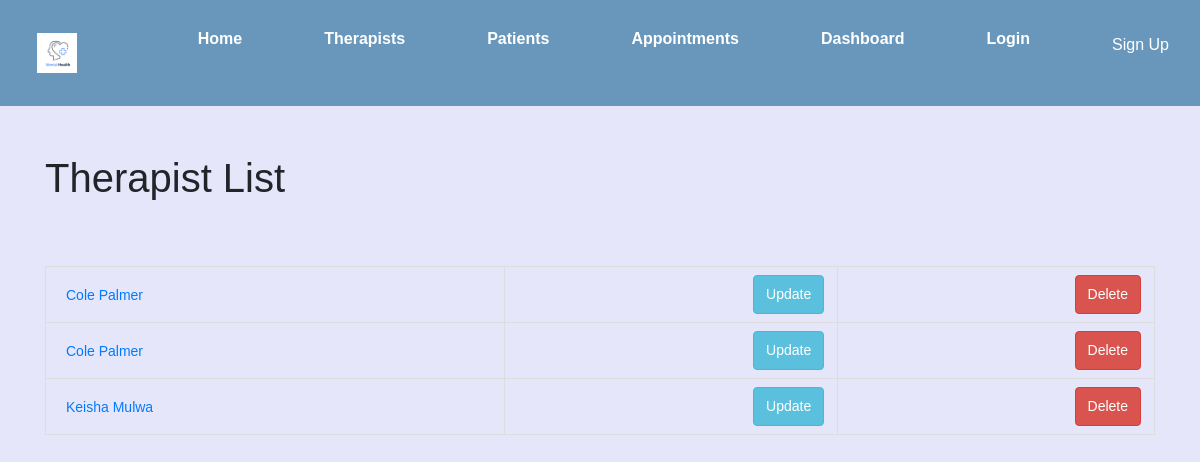
Page /catalog/therapist/ on the earlier database version.
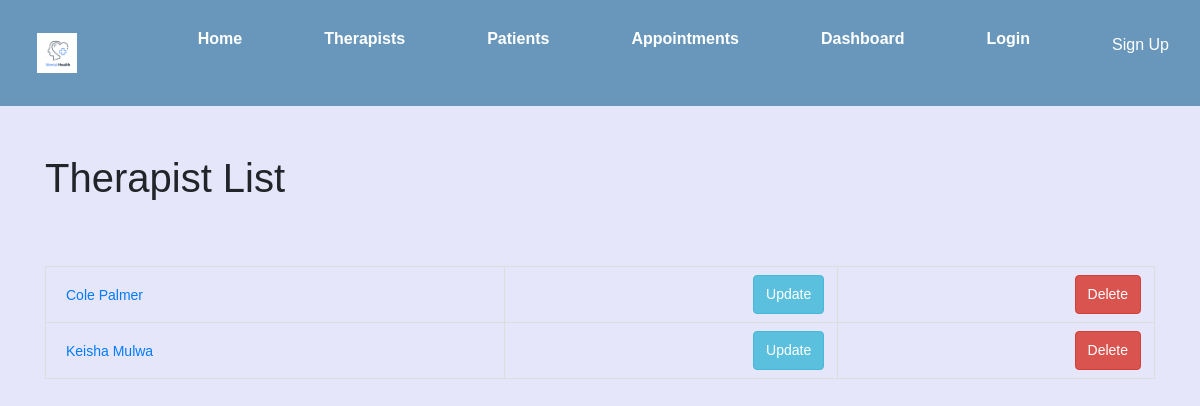
Same page on the later database version.
### catalog/models.py (models this page shows, shortened)
class Therapist(models.Model):
    therapist_id = models.AutoField(primary_key=True)
    name = models.CharField(max_length=100)
    contact = models.CharField(max_length=15)
    SPECIALIZATION_CHOICES = [
        ('COUPLES', 'COUPLES'),
        ('TRAUMA', 'TRAUMA'),
        ('DEPRESSION', 'DEPRESSION'),
        ('NUTRITIONAL', 'NUTRITIONAL'),
        ('FAMILY', 'FAMILY'),
        ('BEHAVIORAL', 'BEHAVIORAL'),
        ('ADDICTION', 'ADDICTION'),
    ]
    specialization = models.CharField(max_length=100, choices=SPECIALIZATION_CHOICES, blank=True,
                                      help_text="Select Specialization")
    AVAILABILITY_STATUS = (
        ('A', 'Available'),
        ('B', 'BOOKED')
    )
    availability = models.CharField(max_length=10, choices=AVAILABILITY_STATUS, blank=True, default="Available",
                                    help_text="Confirm Availability")
    class Meta:
        ordering = ['name', 'specialization']
        permissions = [
            ("can_mark_available", "Set therapist as available"),
            ("can_mark_booked", "Set therapist as booked"),
            ("can_view_all_appointments", "View all appointments"),
            ("can_view_appointment", "View appointment details"),
            ("can_view_therapist", "View therapist details"),
            ("can_view_patient", "View patient details"),
            ("can_view_all_patients", "View all patients"),
            ("can_view_all_therapists", "View all therapists"),
            ("can_view_therapist_dashboard", "View therapist dashboard"),
            ("can_view_appointment_list", "View appointment list"),
            ("can_view_patient_list", "View patient list"),
            ("can_view_therapist_list", "View therapist list"),
            ("can_view_appointment_detail", "View appointment details"),
            ("can_view_patient_detail", "View patient details"),
            ("can_view_therapist_detail", "View therapist details"),
            ("can_view_appointment_create", "Create appointment"),
            ("can_view_patient_create", "Create patient"),
            ("can_view_therapist_create", "Create therapist"),
            ("can_view_appointment_update", "Update appointment"),
            ("can_view_patient_update", "Update patient"),
            ("can_view_therapist_update", "Update therapist"),
            ("can_view_appointment_delete", "Delete appointment"),
            ("can_view_patient_delete", "Delete patient"),
            ("can_view_therapist_delete", "Delete therapist"),
        ]

### catalog/views.py (the view)
# urls.py: path('therapist/', views.TherapistListView.as_view(), name='therapist_list'),
class TherapistListView(generic.ListView):
    model = Therapist
    template_name = 'catalog/therapist_list.html'
    context_object_name = 'therapists'

### catalog/templates/catalog/therapist_list.html
{% extends "base_generic.html" %}
{% block content %}
    <h1>Therapist List</h1>
    <br/>
    <table>
        <tbody>
            {% for therapist in therapists %}
                <tr>
                    <td>
                        <a href="{% url 'catalog:therapist_detail' therapist.pk %}">{{ therapist.name }}</a>
                    </td>
                    <td style="text-align: right;">
                        <a class="btn btn-primary" href="{% url 'catalog:update_therapist' therapist.pk %}">Update</a>
                    </td>
                    <td style="text-align: right;">
                        <a class="btn btn-danger" href="{% url 'catalog:therapist_delete' therapist.pk %}">Delete</a>
                    </td>
                </tr>
            {% endfor %}
        </tbody>
    </table>
{% endblock %}

Differences in the rows shown:
removed Therapist: name "Cole Palmer"
